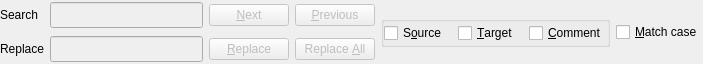
<ui version="4.0" >
 <class>frmFind</class>
 <widget class="QWidget" name="frmFind" >
  <property name="enabled" >
   <bool>true</bool>
  </property>
  <property name="geometry" >
   <rect>
    <x>0</x>
    <y>0</y>
    <width>703</width>
    <height>64</height>
   </rect>
  </property>
  <property name="sizePolicy" >
   <sizepolicy>
    <hsizetype>5</hsizetype>
    <vsizetype>0</vsizetype>
    <horstretch>0</horstretch>
    <verstretch>0</verstretch>
   </sizepolicy>
  </property>
  <property name="windowTitle" >
   <string>Find &amp; Replace</string>
  </property>
  <property name="autoFillBackground" >
   <bool>true</bool>
  </property>
  <layout class="QHBoxLayout" >
   <property name="margin" >
    <number>0</number>
   </property>
   <property name="spacing" >
    <number>6</number>
   </property>
   <item>
    <layout class="QGridLayout" >
     <property name="margin" >
      <number>0</number>
     </property>
     <property name="spacing" >
      <number>6</number>
     </property>
     <item row="1" column="1" >
      <widget class="QLineEdit" name="lineEdit_2" >
       <property name="enabled" >
        <bool>false</bool>
       </property>
       <property name="minimumSize" >
        <size>
         <width>0</width>
         <height>26</height>
        </size>
       </property>
      </widget>
     </item>
     <item row="1" column="0" >
      <widget class="QLabel" name="lblReplace" >
       <property name="sizeIncrement" >
        <size>
         <width>0</width>
         <height>0</height>
        </size>
       </property>
       <property name="text" >
        <string>Replace</string>
       </property>
      </widget>
     </item>
     <item row="0" column="2" >
      <widget class="QPushButton" name="findNext" >
       <property name="enabled" >
        <bool>false</bool>
       </property>
       <property name="text" >
        <string>&amp;Next</string>
       </property>
       <property name="autoDefault" >
        <bool>true</bool>
       </property>
       <property name="default" >
        <bool>true</bool>
       </property>
       <property name="flat" >
        <bool>false</bool>
       </property>
      </widget>
     </item>
     <item row="0" column="0" >
      <widget class="QLabel" name="lblFind" >
       <property name="sizeIncrement" >
        <size>
         <width>0</width>
         <height>0</height>
        </size>
       </property>
       <property name="text" >
        <string>Search</string>
       </property>
      </widget>
     </item>
     <item row="0" column="1" >
      <widget class="QLineEdit" name="lineEdit" >
       <property name="enabled" >
        <bool>false</bool>
       </property>
       <property name="minimumSize" >
        <size>
         <width>0</width>
         <height>26</height>
        </size>
       </property>
      </widget>
     </item>
     <item row="0" column="3" >
      <widget class="QPushButton" name="findPrevious" >
       <property name="enabled" >
        <bool>false</bool>
       </property>
       <property name="text" >
        <string>  &amp;Previous  </string>
       </property>
       <property name="autoDefault" >
        <bool>true</bool>
       </property>
       <property name="default" >
        <bool>true</bool>
       </property>
       <property name="flat" >
        <bool>false</bool>
       </property>
      </widget>
     </item>
     <item row="1" column="2" >
      <widget class="QPushButton" name="replace" >
       <property name="enabled" >
        <bool>false</bool>
       </property>
       <property name="text" >
        <string>&amp;Replace</string>
       </property>
       <property name="autoDefault" >
        <bool>true</bool>
       </property>
       <property name="default" >
        <bool>true</bool>
       </property>
       <property name="flat" >
        <bool>false</bool>
       </property>
      </widget>
     </item>
     <item row="1" column="3" >
      <widget class="QPushButton" name="replaceAll" >
       <property name="enabled" >
        <bool>false</bool>
       </property>
       <property name="text" >
        <string>Replace &amp;All</string>
       </property>
       <property name="autoDefault" >
        <bool>true</bool>
       </property>
       <property name="default" >
        <bool>true</bool>
       </property>
       <property name="flat" >
        <bool>false</bool>
       </property>
      </widget>
     </item>
    </layout>
   </item>
   <item>
    <widget class="QGroupBox" name="groupBox" >
     <property name="sizePolicy" >
      <sizepolicy>
       <hsizetype>5</hsizetype>
       <vsizetype>0</vsizetype>
       <horstretch>0</horstretch>
       <verstretch>0</verstretch>
      </sizepolicy>
     </property>
     <property name="title" >
      <string/>
     </property>
     <layout class="QHBoxLayout" >
      <property name="margin" >
       <number>0</number>
      </property>
      <property name="spacing" >
       <number>11</number>
      </property>
      <item>
       <widget class="QCheckBox" name="insource" >
        <property name="text" >
         <string>S&amp;ource</string>
        </property>
        <property name="checkable" >
         <bool>true</bool>
        </property>
        <property name="tristate" >
         <bool>false</bool>
        </property>
       </widget>
      </item>
      <item>
       <widget class="QCheckBox" name="intarget" >
        <property name="text" >
         <string>&amp;Target</string>
        </property>
       </widget>
      </item>
      <item>
       <widget class="QCheckBox" name="incomment" >
        <property name="text" >
         <string>&amp;Comment</string>
        </property>
        <property name="checked" >
         <bool>false</bool>
        </property>
       </widget>
      </item>
     </layout>
    </widget>
   </item>
   <item>
    <widget class="QCheckBox" name="matchcase" >
     <property name="text" >
      <string>&amp;Match case</string>
     </property>
    </widget>
   </item>
  </layout>
 </widget>
 <tabstops>
  <tabstop>lineEdit</tabstop>
  <tabstop>findNext</tabstop>
  <tabstop>findPrevious</tabstop>
  <tabstop>lineEdit_2</tabstop>
  <tabstop>replace</tabstop>
  <tabstop>replaceAll</tabstop>
 </tabstops>
 <resources/>
 <connections/>
</ui>
